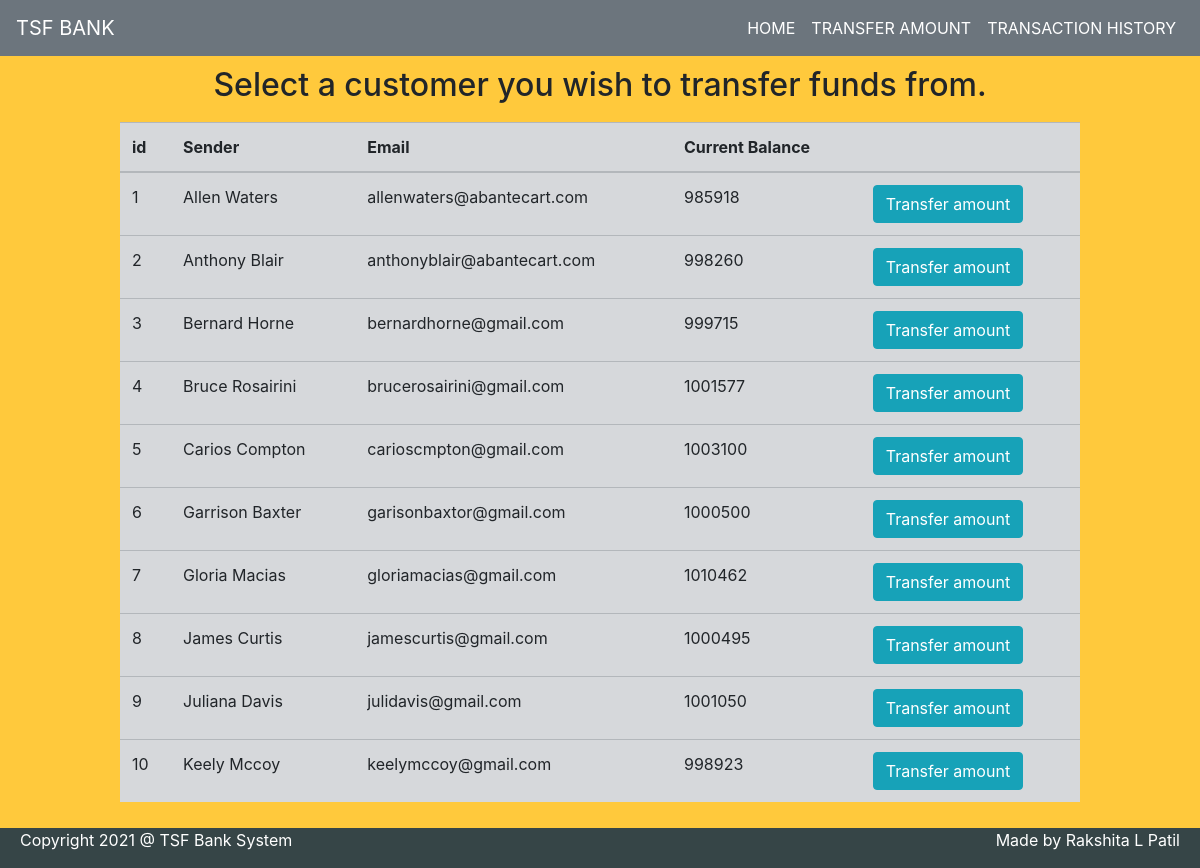
Page /viewusers.php on the committed database.
### tables this page shows
CREATE TABLE IF NOT EXISTS `customers` (
  `id` int(255) NOT NULL AUTO_INCREMENT,
  `name` varchar(255) NOT NULL,
  `email` varchar(255) NOT NULL,
  `amount` int(255) NOT NULL,
  PRIMARY KEY (`id`)
);

### viewusers.php (the view, shortened to what this page needs)
<!DOCTYPE html>
<html lang="en" dir="ltr">
  <head>
    <link rel="stylesheet" href="https://maxcdn.bootstrapcdn.com/bootstrap/4.5.2/css/bootstrap.min.css">
  </head>
  <body>
    <?php
      include 'connection.php';
      $selectquery="select * from customers";
      $query=mysqli_query($conn,$selectquery);
    ?>
    <nav class="navbar navbar-expand-sm bg-secondary navbar-dark justify-content-between">
      <a class="navbar-brand" href="#"><i class="fa fa-university fa-lg"></i>TSF BANK</a>
      <ul class="navbar-nav navbar-right ">
        <li class="nav-item active">
          <a class="nav-link" href="index.php">HOME</a>
        </li>
        <li class="nav-item active">
          <a class="nav-link" href="viewusers.php">TRANSFER AMOUNT</a>
        </li>
        <li class="nav-item active">
          <a class="nav-link" href="history.php">TRANSACTION HISTORY</a>
        </li>
      </ul>
    </nav>
    <div class="heading">
      <h2>Select a customer you wish to transfer funds from.</h2>
    </div>
    <div class="table-responsive parent">
    <table class="table table-secondary">
      <thead>
        <tr>
          <th>id</th>
          <th>Sender</th>
          <th>Email</th>
          <th>Current Balance</th>
          <th></th>
        </tr>
      </thead>
      <tbody>
        <?php
          while($res=mysqli_fetch_array($query))
          {
        ?>
          <tr>
            <td><?php echo $res['id']; ?></td>
            <td><?php echo $res['name']; ?></td>
            <td><?php echo $res['email']; ?></td>
            <td><?php echo $res['amount']; ?></td>
            <td><a href="transact.php?idth=<?php echo $res['id']; ?>"><button type="button" class="btn btn-info">Transfer amount</button></a></td>
          </tr>
        <?php
          }
        ?>
      </tbody>
    </table>
    </div>
    <div class="footer ">
      <p>Copyright 2021 @ TSF Bank System </p>
      <p>Made by Rakshita L Patil</p>
    </div>
  </body>
</html>

### viewusers.php (style rules this page uses)
* { margin: 0; padding: 0; box-sizing: border-box; }
body { background-color: #ffc93c; }
.heading { display: flex; justify-content: center; margin-top: 10px; }
.parent { width: 80%; height: 80%; display: flex; margin: 10px auto; }
.footer { display: flex; justify-content:space-between; align-items:center; background-color: #364547; color: white; padding: 0 20px; }

### rows in the picture
customers: id "1", name "Allen Waters", email "allenwaters@abantecart.com", amount "985918"
customers: id "2", name "Anthony Blair", email "anthonyblair@abantecart.com", amount "998260"
customers: id "3", name "Bernard Horne", email "bernardhorne@gmail.com", amount "999715"
customers: id "4", name "Bruce Rosairini", email "brucerosairini@gmail.com", amount "1001577"
customers: id "5", name "Carios Compton", email "carioscmpton@gmail.com", amount "1003100"
customers: id "6", name "Garrison Baxter", email "garisonbaxtor@gmail.com", amount "1000500"
customers: id "7", name "Gloria Macias", email "gloriamacias@gmail.com", amount "1010462"
customers: id "8", name "James Curtis", email "jamescurtis@gmail.com", amount "1000495"
customers: id "9", name "Juliana Davis", email "julidavis@gmail.com", amount "1001050"
customers: id "10", name "Keely Mccoy", email "keelymccoy@gmail.com", amount "998923"
